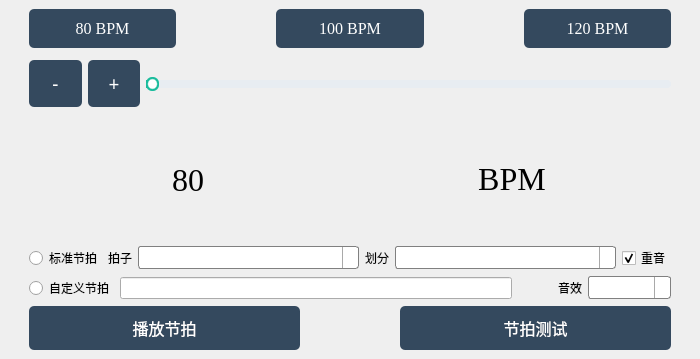
<?xml version="1.0" encoding="UTF-8"?>
<ui version="4.0">
 <class>MainWindow</class>
 <widget class="QMainWindow" name="MainWindow">
  <property name="geometry">
   <rect>
    <x>0</x>
    <y>0</y>
    <width>700</width>
    <height>359</height>
   </rect>
  </property>
  <property name="sizePolicy">
   <sizepolicy hsizetype="Preferred" vsizetype="Preferred">
    <horstretch>0</horstretch>
    <verstretch>0</verstretch>
   </sizepolicy>
  </property>
  <property name="windowTitle">
   <string>节拍器</string>
  </property>
  <property name="windowIcon">
   <iconset resource="resources.qrc">
    <normaloff>:/images/res/icon_metronome.png</normaloff>:/images/res/icon_metronome.png</iconset>
  </property>
  <property name="styleSheet">
   <string notr="true">#centralwidget {border-image: url(:/images/res/background.jpg);}

QComboBox {
    border: 1px solid gray;
    border-radius: 3px;
    padding: 1px 18px 1px 3px;
    min-width: 6em;
}
 
QComboBox:editable {
    background: white;
}
 
QComboBox:!editable, QComboBox::drop-down:editable {
     background: qlineargradient(x1: 0, y1: 0, x2: 0, y2: 1,
                                 stop: 0 #E1E1E1, stop: 0.4 #DDDDDD,
                                 stop: 0.5 #D8D8D8, stop: 1.0 #D3D3D3);
}
 
/* QComboBox gets the &quot;on&quot; state when the popup is open */
QComboBox:!editable:on, QComboBox::drop-down:editable:on {
    background: qlineargradient(x1: 0, y1: 0, x2: 0, y2: 1,
                                stop: 0 #D3D3D3, stop: 0.4 #D8D8D8,
                                stop: 0.5 #DDDDDD, stop: 1.0 #E1E1E1);
}
 
QComboBox:on { /* shift the text when the popup opens */
    padding-top: 3px;
    padding-left: 4px;
}
 
QComboBox::drop-down {
    subcontrol-origin: padding;
    subcontrol-position: top right;
    width: 15px;
 
    border-left-width: 1px;
    border-left-color: darkgray;
    border-left-style: solid; /* just a single line */
    border-top-right-radius: 3px; /* same radius as the QComboBox */
    border-bottom-right-radius: 3px;
}
 
QComboBox::down-arrow {
    image: url(/usr/share/icons/crystalsvg/16x16/actions/1downarrow.png);
}
 
QComboBox::down-arrow:on { /* shift the arrow when popup is open */
    top: 1px;
    left: 1px;
}

QPushButton{border-style:none;padding:10px;border-radius:5px;color:#FFFFFF;background:#34495E;}
QPushButton:hover{color:#F0F0F0;background:#4E6D8C;}
QPushButton:pressed{color:#B8C6D1;background:#2D3E50;}

QSlider::groove:horizontal,QSlider::add-page:horizontal{height:8px;border-radius:4px;background:#E8EDF2;}
QSlider::sub-page:horizontal{height:8px;border-radius:4px;background:#1ABC9C;}
QSlider::handle:horizontal{width:13px;margin-top:-3px;margin-bottom:-3px;border-radius:6px;background:qradialgradient(spread:pad,cx:0.5,cy:0.5,radius:0.5,fx:0.5,fy:0.5,stop:0.6 #FFFFFF,stop:0.8 #1ABC9C);}</string>
  </property>
  <widget class="QWidget" name="centralwidget">
   <property name="styleSheet">
    <string notr="true"/>
   </property>
   <layout class="QVBoxLayout" name="verticalLayout" stretch="1,1,2,1,0,1">
    <item>
     <layout class="QHBoxLayout" name="horizontalLayout" stretch="0,0,0">
      <property name="spacing">
       <number>100</number>
      </property>
      <property name="sizeConstraint">
       <enum>QLayout::SetDefaultConstraint</enum>
      </property>
      <property name="leftMargin">
       <number>20</number>
      </property>
      <property name="topMargin">
       <number>0</number>
      </property>
      <property name="rightMargin">
       <number>20</number>
      </property>
      <property name="bottomMargin">
       <number>0</number>
      </property>
      <item>
       <widget class="QPushButton" name="button_80bpm">
        <property name="sizePolicy">
         <sizepolicy hsizetype="Minimum" vsizetype="Maximum">
          <horstretch>0</horstretch>
          <verstretch>19</verstretch>
         </sizepolicy>
        </property>
        <property name="font">
         <font>
          <family>Times New Roman</family>
          <pointsize>12</pointsize>
         </font>
        </property>
        <property name="cursor">
         <cursorShape>PointingHandCursor</cursorShape>
        </property>
        <property name="styleSheet">
         <string notr="true"/>
        </property>
        <property name="text">
         <string>80 BPM</string>
        </property>
       </widget>
      </item>
      <item>
       <widget class="QPushButton" name="button_100bpm">
        <property name="sizePolicy">
         <sizepolicy hsizetype="Minimum" vsizetype="Maximum">
          <horstretch>0</horstretch>
          <verstretch>0</verstretch>
         </sizepolicy>
        </property>
        <property name="font">
         <font>
          <family>Times New Roman</family>
          <pointsize>12</pointsize>
         </font>
        </property>
        <property name="cursor">
         <cursorShape>PointingHandCursor</cursorShape>
        </property>
        <property name="styleSheet">
         <string notr="true"/>
        </property>
        <property name="text">
         <string>100 BPM</string>
        </property>
       </widget>
      </item>
      <item>
       <widget class="QPushButton" name="button_120bpm">
        <property name="sizePolicy">
         <sizepolicy hsizetype="Minimum" vsizetype="Maximum">
          <horstretch>0</horstretch>
          <verstretch>0</verstretch>
         </sizepolicy>
        </property>
        <property name="font">
         <font>
          <family>Times New Roman</family>
          <pointsize>12</pointsize>
         </font>
        </property>
        <property name="cursor">
         <cursorShape>PointingHandCursor</cursorShape>
        </property>
        <property name="autoFillBackground">
         <bool>false</bool>
        </property>
        <property name="styleSheet">
         <string notr="true"/>
        </property>
        <property name="text">
         <string>120 BPM</string>
        </property>
       </widget>
      </item>
     </layout>
    </item>
    <item>
     <layout class="QHBoxLayout" name="horizontalLayout_2" stretch="1,1,10">
      <property name="leftMargin">
       <number>20</number>
      </property>
      <property name="topMargin">
       <number>0</number>
      </property>
      <property name="rightMargin">
       <number>20</number>
      </property>
      <property name="bottomMargin">
       <number>0</number>
      </property>
      <item>
       <widget class="QPushButton" name="button_dec_bpm">
        <property name="font">
         <font>
          <family>Adobe Devanagari</family>
          <pointsize>14</pointsize>
          <weight>50</weight>
          <bold>false</bold>
         </font>
        </property>
        <property name="cursor">
         <cursorShape>PointingHandCursor</cursorShape>
        </property>
        <property name="styleSheet">
         <string notr="true"/>
        </property>
        <property name="text">
         <string>-</string>
        </property>
       </widget>
      </item>
      <item>
       <widget class="QPushButton" name="button_inc_bpm">
        <property name="font">
         <font>
          <family>Adobe Devanagari</family>
          <pointsize>14</pointsize>
         </font>
        </property>
        <property name="cursor">
         <cursorShape>PointingHandCursor</cursorShape>
        </property>
        <property name="styleSheet">
         <string notr="true"/>
        </property>
        <property name="text">
         <string>+</string>
        </property>
       </widget>
      </item>
      <item>
       <widget class="QSlider" name="slider_bpm">
        <property name="sizePolicy">
         <sizepolicy hsizetype="Expanding" vsizetype="Minimum">
          <horstretch>0</horstretch>
          <verstretch>0</verstretch>
         </sizepolicy>
        </property>
        <property name="minimum">
         <number>1</number>
        </property>
        <property name="maximum">
         <number>300</number>
        </property>
        <property name="orientation">
         <enum>Qt::Horizontal</enum>
        </property>
       </widget>
      </item>
     </layout>
    </item>
    <item>
     <layout class="QHBoxLayout" name="horizontalLayout_3">
      <property name="leftMargin">
       <number>20</number>
      </property>
      <property name="rightMargin">
       <number>20</number>
      </property>
      <item>
       <widget class="QLabel" name="label_bpm">
        <property name="font">
         <font>
          <family>Times New Roman</family>
          <pointsize>24</pointsize>
         </font>
        </property>
        <property name="text">
         <string>80</string>
        </property>
        <property name="alignment">
         <set>Qt::AlignCenter</set>
        </property>
       </widget>
      </item>
      <item>
       <widget class="QLabel" name="label_2">
        <property name="font">
         <font>
          <family>Times New Roman</family>
         </font>
        </property>
        <property name="text">
         <string>&lt;html&gt;&lt;head/&gt;&lt;body&gt;&lt;p align=&quot;center&quot;&gt;&lt;span style=&quot; font-size:24pt;&quot;&gt;BPM&lt;/span&gt;&lt;/p&gt;&lt;/body&gt;&lt;/html&gt;</string>
        </property>
       </widget>
      </item>
     </layout>
    </item>
    <item>
     <layout class="QHBoxLayout" name="horizontalLayout_6" stretch="0,0,3,0,3,0">
      <property name="leftMargin">
       <number>20</number>
      </property>
      <property name="topMargin">
       <number>0</number>
      </property>
      <property name="rightMargin">
       <number>20</number>
      </property>
      <property name="bottomMargin">
       <number>0</number>
      </property>
      <item>
       <widget class="QRadioButton" name="radio_standard">
        <property name="font">
         <font>
          <family>微软雅黑</family>
         </font>
        </property>
        <property name="text">
         <string>标准节拍</string>
        </property>
       </widget>
      </item>
      <item>
       <widget class="QLabel" name="label_5">
        <property name="font">
         <font>
          <family>微软雅黑</family>
         </font>
        </property>
        <property name="text">
         <string>拍子</string>
        </property>
        <property name="alignment">
         <set>Qt::AlignCenter</set>
        </property>
       </widget>
      </item>
      <item>
       <widget class="QComboBox" name="combo_signature">
        <property name="font">
         <font>
          <family>微软雅黑</family>
         </font>
        </property>
       </widget>
      </item>
      <item>
       <widget class="QLabel" name="label_6">
        <property name="font">
         <font>
          <family>微软雅黑</family>
         </font>
        </property>
        <property name="text">
         <string>划分</string>
        </property>
        <property name="alignment">
         <set>Qt::AlignCenter</set>
        </property>
       </widget>
      </item>
      <item>
       <widget class="QComboBox" name="combo_division">
        <property name="font">
         <font>
          <family>微软雅黑</family>
         </font>
        </property>
       </widget>
      </item>
      <item>
       <widget class="QCheckBox" name="check_accent">
        <property name="font">
         <font>
          <family>微软雅黑</family>
         </font>
        </property>
        <property name="text">
         <string>重音</string>
        </property>
        <property name="checked">
         <bool>true</bool>
        </property>
       </widget>
      </item>
     </layout>
    </item>
    <item>
     <layout class="QHBoxLayout" name="horizontalLayout_5" stretch="0,3,0,0,0">
      <property name="spacing">
       <number>6</number>
      </property>
      <property name="leftMargin">
       <number>20</number>
      </property>
      <property name="rightMargin">
       <number>20</number>
      </property>
      <item>
       <widget class="QRadioButton" name="radio_customized">
        <property name="font">
         <font>
          <family>微软雅黑</family>
         </font>
        </property>
        <property name="text">
         <string>自定义节拍</string>
        </property>
       </widget>
      </item>
      <item>
       <widget class="QLineEdit" name="edit_beat_definition">
        <property name="font">
         <font>
          <family>Times New Roman</family>
         </font>
        </property>
       </widget>
      </item>
      <item>
       <spacer name="horizontalSpacer">
        <property name="orientation">
         <enum>Qt::Horizontal</enum>
        </property>
        <property name="sizeHint" stdset="0">
         <size>
          <width>40</width>
          <height>20</height>
         </size>
        </property>
       </spacer>
      </item>
      <item>
       <widget class="QLabel" name="label">
        <property name="font">
         <font>
          <family>微软雅黑</family>
         </font>
        </property>
        <property name="text">
         <string>音效</string>
        </property>
       </widget>
      </item>
      <item>
       <widget class="QComboBox" name="combo_sound">
        <property name="font">
         <font>
          <family>微软雅黑</family>
         </font>
        </property>
       </widget>
      </item>
     </layout>
    </item>
    <item>
     <layout class="QHBoxLayout" name="horizontalLayout_4">
      <property name="spacing">
       <number>100</number>
      </property>
      <property name="leftMargin">
       <number>20</number>
      </property>
      <property name="topMargin">
       <number>0</number>
      </property>
      <property name="rightMargin">
       <number>20</number>
      </property>
      <property name="bottomMargin">
       <number>0</number>
      </property>
      <item>
       <widget class="QPushButton" name="button_play">
        <property name="sizePolicy">
         <sizepolicy hsizetype="Minimum" vsizetype="Maximum">
          <horstretch>0</horstretch>
          <verstretch>0</verstretch>
         </sizepolicy>
        </property>
        <property name="font">
         <font>
          <family>微软雅黑</family>
          <pointsize>12</pointsize>
         </font>
        </property>
        <property name="cursor">
         <cursorShape>PointingHandCursor</cursorShape>
        </property>
        <property name="styleSheet">
         <string notr="true"/>
        </property>
        <property name="text">
         <string>播放节拍</string>
        </property>
       </widget>
      </item>
      <item>
       <widget class="QPushButton" name="button_test">
        <property name="sizePolicy">
         <sizepolicy hsizetype="Minimum" vsizetype="Maximum">
          <horstretch>0</horstretch>
          <verstretch>0</verstretch>
         </sizepolicy>
        </property>
        <property name="font">
         <font>
          <family>微软雅黑</family>
          <pointsize>12</pointsize>
         </font>
        </property>
        <property name="cursor">
         <cursorShape>PointingHandCursor</cursorShape>
        </property>
        <property name="styleSheet">
         <string notr="true"/>
        </property>
        <property name="text">
         <string>节拍测试</string>
        </property>
       </widget>
      </item>
     </layout>
    </item>
   </layout>
  </widget>
 </widget>
 <resources>
  <include location="resources.qrc"/>
 </resources>
 <connections/>
</ui>
